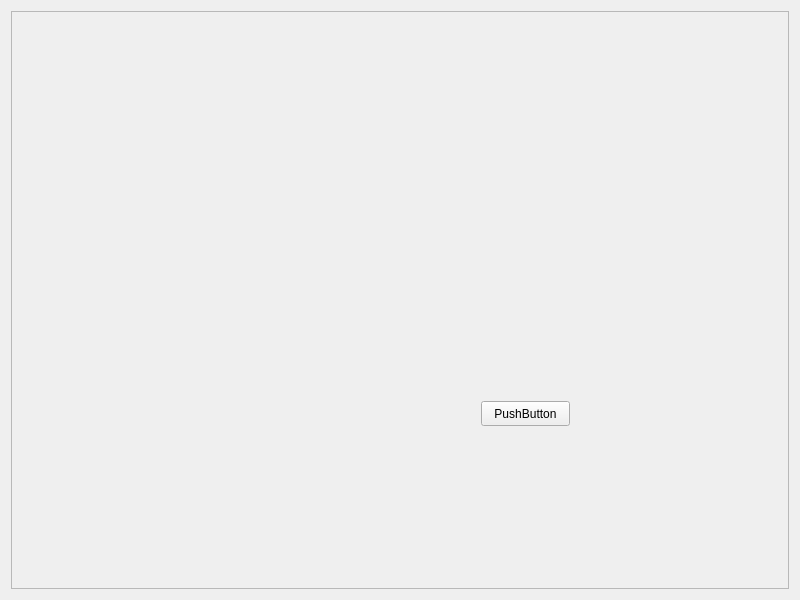
<?xml version="1.0" encoding="UTF-8"?>
<ui version="4.0">
 <class>guiDlg</class>
 <widget class="QWidget" name="guiDlg">
  <property name="geometry">
   <rect>
    <x>0</x>
    <y>0</y>
    <width>800</width>
    <height>600</height>
   </rect>
  </property>
  <property name="windowTitle">
   <string>grid_planner</string>
  </property>
  <layout class="QVBoxLayout" name="verticalLayout">
   <item>
    <widget class="QFrame" name="frame">
     <property name="frameShape">
      <enum>QFrame::StyledPanel</enum>
     </property>
     <property name="frameShadow">
      <enum>QFrame::Raised</enum>
     </property>
     <widget class="QPushButton" name="resetButton">
      <property name="geometry">
       <rect>
        <x>470</x>
        <y>390</y>
        <width>89</width>
        <height>25</height>
       </rect>
      </property>
      <property name="text">
       <string>PushButton</string>
      </property>
     </widget>
    </widget>
   </item>
  </layout>
 </widget>
 <resources/>
 <connections/>
</ui>
